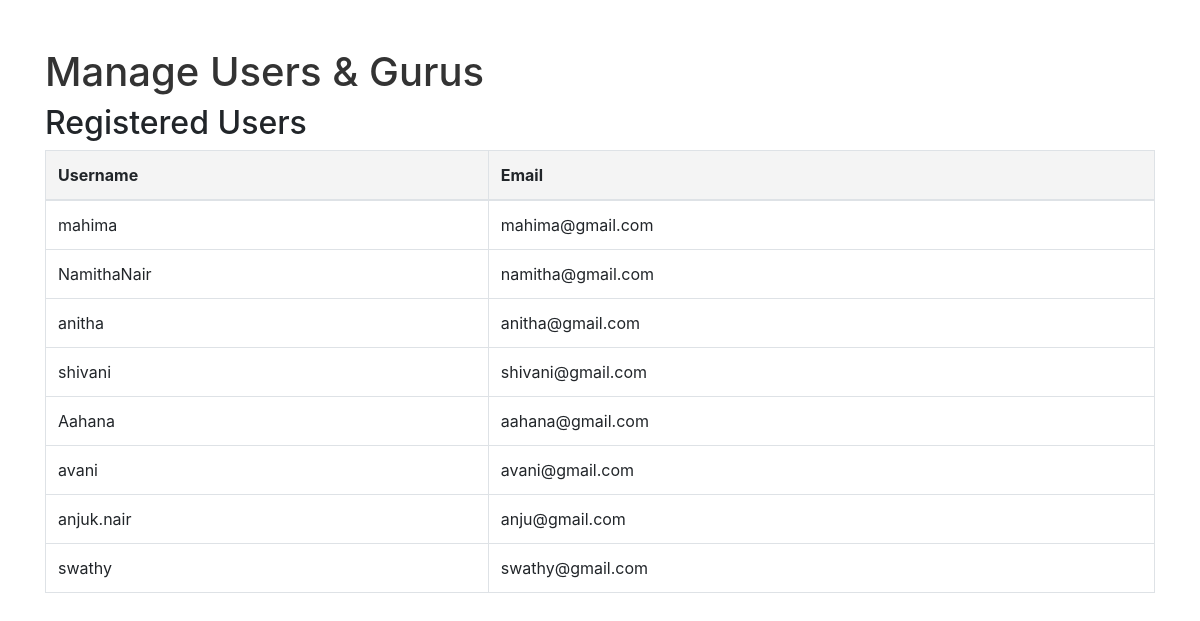
/views_users/2, run on an earlier commit of the app's database.
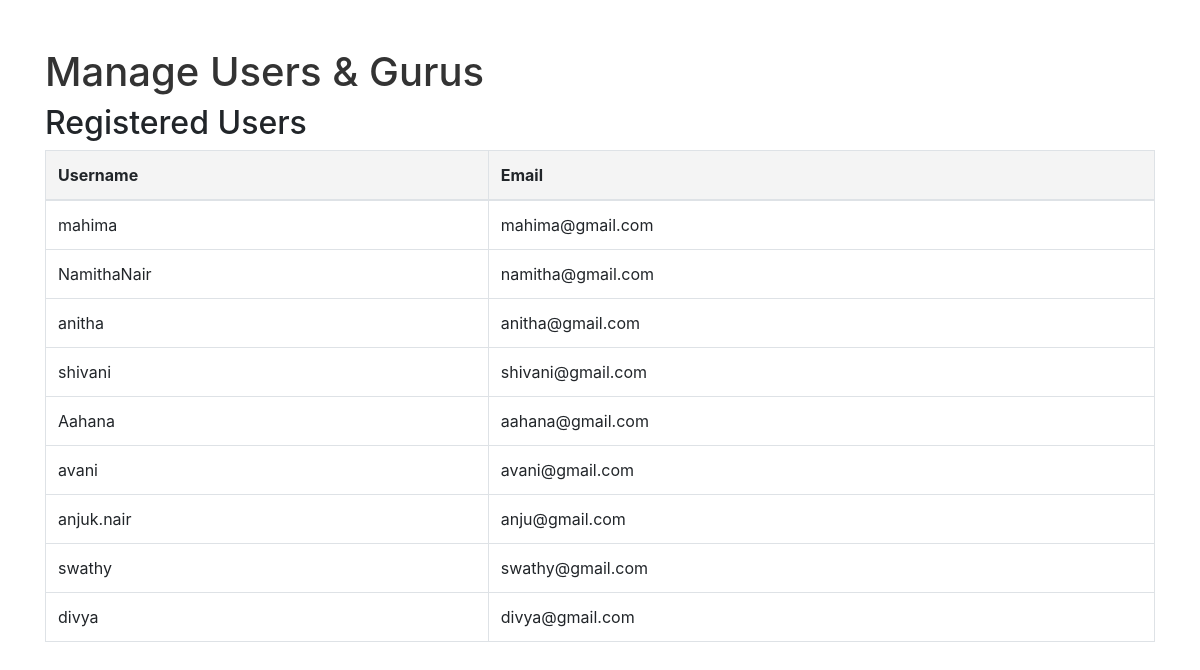
And on a later commit of the database.
### dhruvam/models.py (models this page shows, shortened)
class Register(AbstractUser):
    SPECIALIZATIONS = [
        ('Choose your specialization', 'Choose your specialization'),
        ('BA Bharathanatyam','BA Bharathanatyam'),
        ('BA Mohiniyattam','BA Mohiniyattam'),
        ('BA Kuchipudi','BA Kuchipudi'),
        ('BA Kathak','BA Kathak'),
        ('BA Odissi','BA Odissi'),
        ('MA Bharathanatyam','MA Bharathanatyam'),
        ('MA Mohiniyattam','MA Mohiniyattam'),
        ('MA Kuchipudi','MA Kuchipudi'),
        ('MA Kathak','MA Kathak'),
        ('MA Odissi','MA Odissi')
    ]
    usertype = models.IntegerField(default=1)
    is_approved = models.BooleanField(default=False)
    phone = models.CharField(max_length=10)
    image = models.ImageField(upload_to='guru_images/')
    experience = models.TextField()
    dance_style = models.CharField(max_length=100)
    dance_specialization = models.CharField(max_length=100, choices=SPECIALIZATIONS, default='Choose your specialization',)
    profile_information = models.TextField()

### dhruvam/views.py (the view)
# urls.py: path('views_users/<int:ut>', views.view_users_and_gurus, name='views_users'),
def view_users_and_gurus(request,ut):
    users = Register.objects.filter(usertype=ut)
    return render(request, 'views_users.html',{'users' :users})

### dhruvam/templates/views_users.html (shortened to what this page needs)
{% load static %}
<!DOCTYPE html>
<html lang="en">
<head>
    <link rel="stylesheet" href="https://stackpath.bootstrapcdn.com/bootstrap/4.5.2/css/bootstrap.min.css">
    <link rel="stylesheet" href="{% static 'css/views.css' %}" type="text/css">
    <link rel="stylesheet" href="https://cdnjs.cloudflare.com/ajax/libs/font-awesome/4.7.0/css/font-awesome.min.css">
</head>
<body>
    <div class="container">
        <h1 class="mt-5">Manage Users & Gurus</h1>
        <div id="users" class="content-section active">
            <h2>Registered Users</h2>
            <table class="table table-bordered">
                <thead>
                    <tr>
                        <th>Username</th>
                        <th>Email</th>
                    </tr>
                </thead>
                <tbody>
                    {% for user in users %}
                    <tr>
                        <td>{{ user.username }}</td>
                        <td>{{ user.email }}</td>
                    </tr>
                    {% endfor %}
                </tbody>
            </table>
        </div>
</body>
</html>

What changed in the data, as far as the page shows it:
added Register: username "divya", email "divya@gmail.com"
